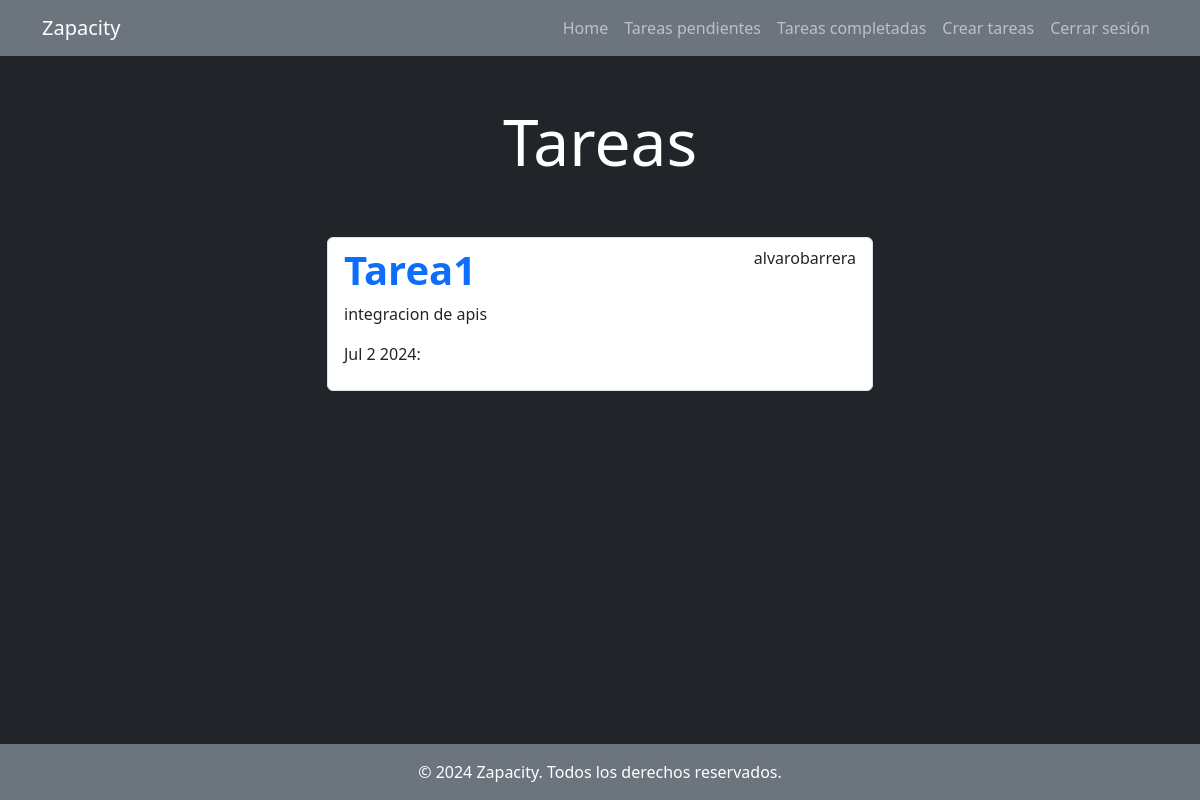
Page /tasks_completed/ (signed in) on the committed database.
### main/models.py (models this page shows, shortened)
class  task(models.Model):
    title = models.CharField(max_length=100)
    description= models.TextField(blank=True)
    created= models.DateTimeField(auto_now_add=True)
    datecompleted=models.DateTimeField(null=True, blank=True)
    important= models.BooleanField(default=False)
    user=models.ForeignKey(User, on_delete=models.CASCADE)

### main/views.py (the view)
# urls.py: path('tasks_completed/',views.completed_tasks,name='completed_tasks'),
@login_required
def completed_tasks(request):
    tasks=task.objects.filter(user=request.user, datecompleted__isnull=False).order_by
    ('-datecompleted')
    return render(request, 'tasks.html',{'tasks':tasks})

### main/templates/tasks.html
{% extends 'base.html'%}
{% block content %}
<main class="container ">
    <dic class="row">
        <div class="col-md-6 offset-md-3 ">
            <h1 class="text-center display-3 py-5 text-white">Tareas </h1>
            <ul class="list-group">
                {% for  task in tasks %}
                <a class="list-group-item" href="{% url 'detail_tasks' task.id %}">
                    <header class="d-flex justify-content-between">
                        {% if task.important %}
                        <h1 class="fw-bold text-primary">{{task.title}}</h1>
                        {% else %}
                        <h1 class="fw-bold">{{task.title}}</h1>
                        {% endif %}
                        <p>{{task.user.username}}</p>
                    </header>
                    <p>{{task.description}}</p>
                        <p>{{task.datecompleted|date:'M j Y:'}}</p>
                </a>
                {% endfor %}
            </ul>
        </div>
    </dic>
</main>
{% endblock %}

### main/static/css/styles.css (style rules this page uses)
body, html { height: 100%; margin: 0; display: flex; flex-direction: column; }

### rows in the picture
task: title "Tarea1", user.username "alvarobarrera", description "integracion de apis", datecompleted "Jul 2 2024:"
